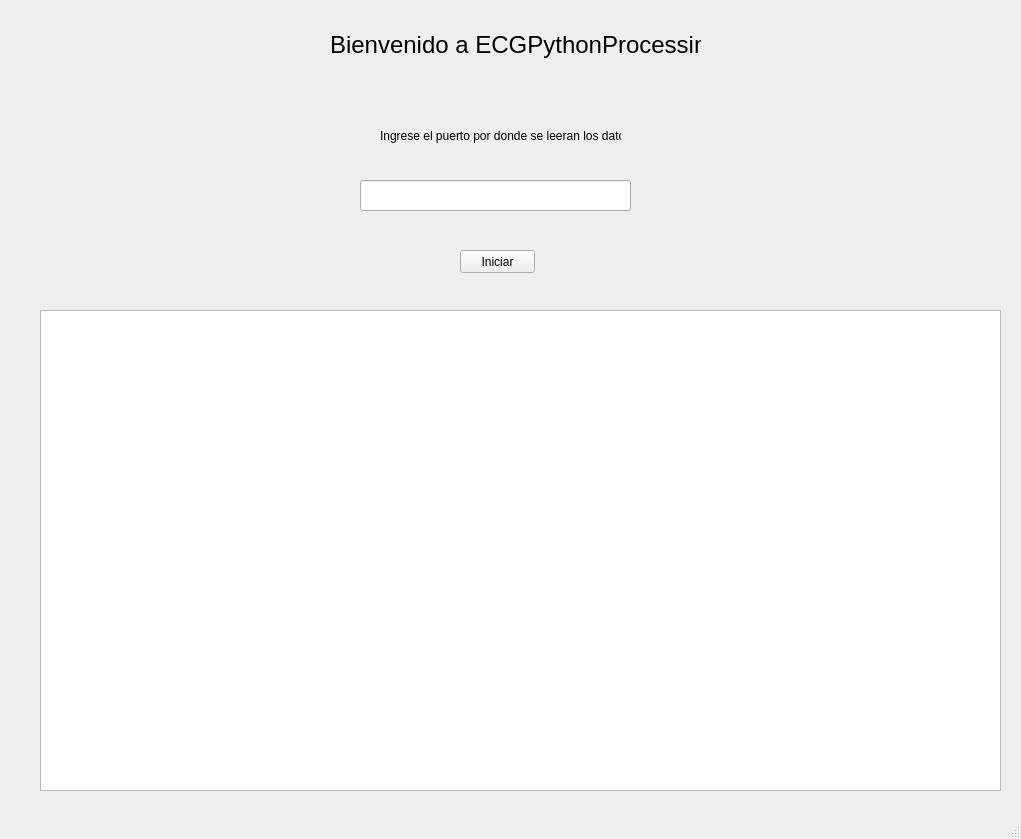
<?xml version="1.0" encoding="UTF-8"?>
<ui version="4.0">
 <class>MainWindow</class>
 <widget class="QMainWindow" name="MainWindow">
  <property name="geometry">
   <rect>
    <x>0</x>
    <y>0</y>
    <width>1021</width>
    <height>839</height>
   </rect>
  </property>
  <property name="windowTitle">
   <string>MainWindow</string>
  </property>
  <widget class="QWidget" name="centralwidget">
   <widget class="QLabel" name="label">
    <property name="geometry">
     <rect>
      <x>330</x>
      <y>20</y>
      <width>371</width>
      <height>51</height>
     </rect>
    </property>
    <property name="text">
     <string>&lt;html&gt;&lt;head/&gt;&lt;body&gt;&lt;p&gt;&lt;span style=&quot; font-size:18pt;&quot;&gt;Bienvenido a ECGPythonProcessing&lt;/span&gt;&lt;/p&gt;&lt;/body&gt;&lt;/html&gt;</string>
    </property>
   </widget>
   <widget class="QLineEdit" name="lineEditPuerto">
    <property name="geometry">
     <rect>
      <x>360</x>
      <y>180</y>
      <width>271</width>
      <height>31</height>
     </rect>
    </property>
   </widget>
   <widget class="QLabel" name="label_2">
    <property name="geometry">
     <rect>
      <x>380</x>
      <y>120</y>
      <width>241</width>
      <height>31</height>
     </rect>
    </property>
    <property name="text">
     <string>Ingrese el puerto por donde se leeran los datos:</string>
    </property>
   </widget>
   <widget class="QPushButton" name="pushButton">
    <property name="geometry">
     <rect>
      <x>460</x>
      <y>250</y>
      <width>75</width>
      <height>23</height>
     </rect>
    </property>
    <property name="text">
     <string>Iniciar</string>
    </property>
   </widget>
   <widget class="PlotWidget" name="graphicsView">
    <property name="geometry">
     <rect>
      <x>40</x>
      <y>310</y>
      <width>961</width>
      <height>481</height>
     </rect>
    </property>
   </widget>
  </widget>
  <widget class="QMenuBar" name="menubar">
   <property name="geometry">
    <rect>
     <x>0</x>
     <y>0</y>
     <width>1021</width>
     <height>21</height>
    </rect>
   </property>
  </widget>
  <widget class="QStatusBar" name="statusbar"/>
 </widget>
 <customwidgets>
  <customwidget>
   <class>PlotWidget</class>
   <extends>QGraphicsView</extends>
   <header>pyqtgraph</header>
  </customwidget>
 </customwidgets>
 <resources/>
 <connections/>
</ui>
